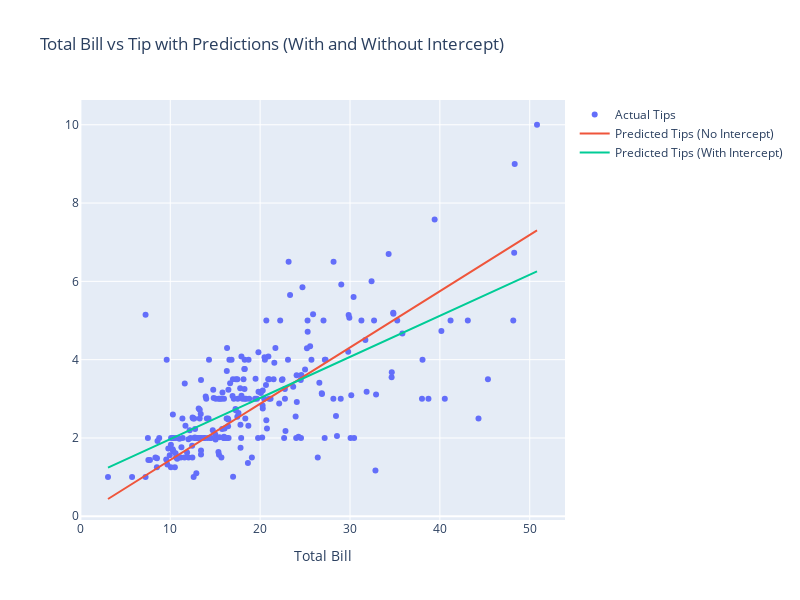

Here is the notebook cell this chart was saved with:
### Code cell
data['predictions_with_intercept'] = f_with_intercept.predict(features)

fig = go.Figure()
fig.add_trace(go.Scatter(x=data['total_bill'], y=data['tip'],
                    mode='markers',
                    name='Actual Tips'))
fig.add_trace(go.Scatter(x=data['total_bill'], y=data['predictions'],   
                    mode='lines', name='Predicted Tips (No Intercept)'))
fig.add_trace(go.Scatter(x=data['total_bill'], y=data['predictions_with_intercept'],
                    mode='lines', name='Predicted Tips (With Intercept)'))  
fig.update_layout(title='Total Bill vs Tip with Predictions (With and Without Intercept)',
                   xaxis_title='Total Bill')  
fig.update_layout(width=800, height=600)  
fig.show()

### Figure 1 — Plotly figure (JSON) as saved in the notebook; plotly's stock layout.template omitted (floating-point values rounded to 4 significant figures; data arrays with more than 128 entries replaced by an {"elided": "..."} marker saying what was removed)
{"data": [{"mode": "markers", "name": "Actual Tips", "type": "scatter", "x": {"elided": "244 float values"}, "y": {"elided": "244 float values"}}, {"mode": "lines", "name": "Predicted Tips (No Intercept)", "type": "scatter", "x": {"elided": "244 float values"}, "y": {"elided": "244 float values"}}, {"mode": "lines", "name": "Predicted Tips (With Intercept)", "type": "scatter", "x": {"elided": "244 float values"}, "y": {"elided": "244 float values"}}], "layout": {"height": 600, "title": {"text": "Total Bill vs Tip with Predictions (With and Without Intercept)"}, "width": 800, "xaxis": {"title": {"text": "Total Bill"}}}}
